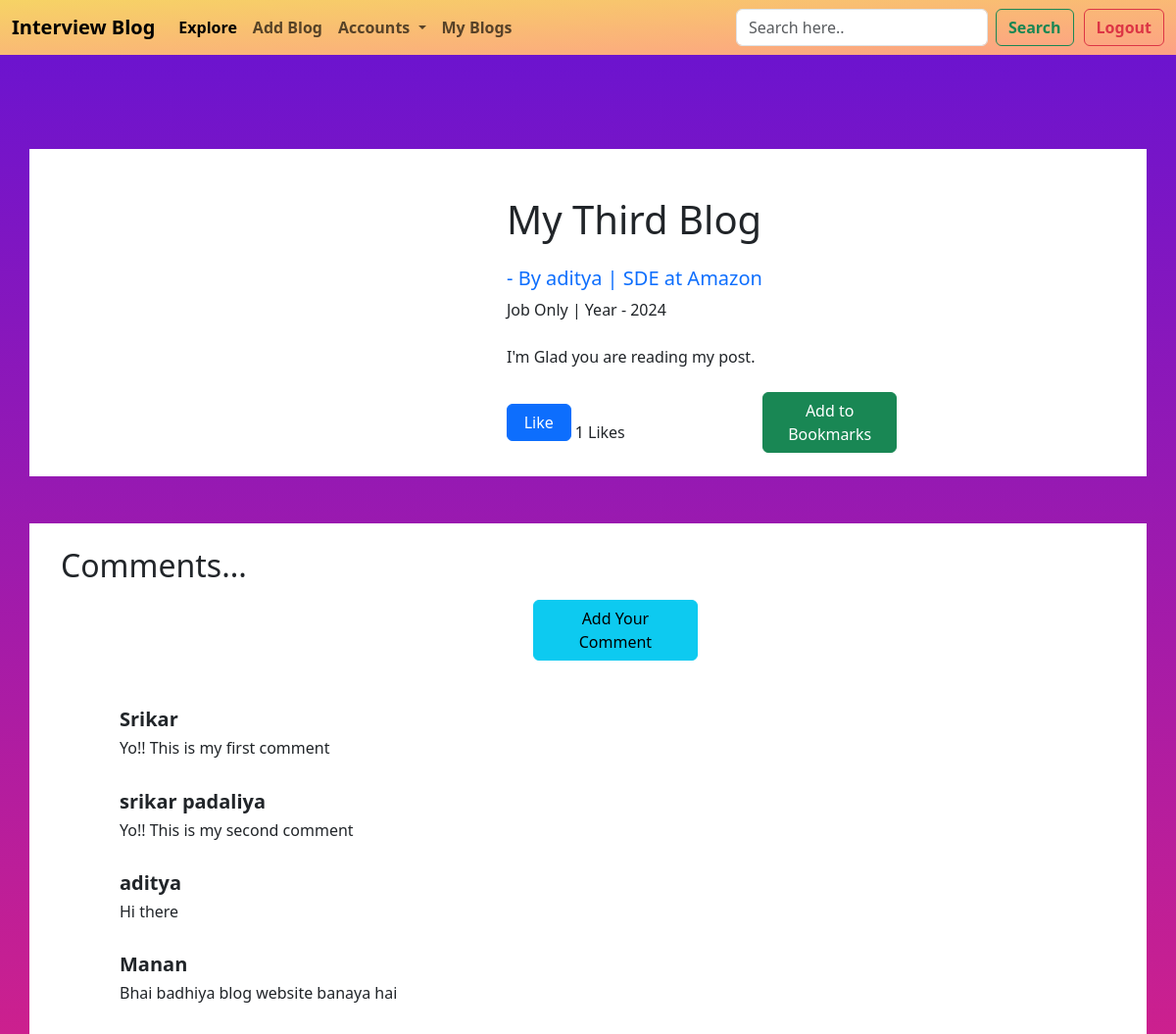
The app's page /viewpost/38 with its own data.
### BlogApp/models.py (models this page shows, shortened)
class BlogPost(models.Model):
    post_id = models.AutoField(primary_key=True)
    blog_title = models.CharField(max_length=100,default="Read my first post")
    blog_content = models.TextField(default="..")
    company_name = models.CharField(max_length=50,default="")
    CHOICES = (('Summer Internship','Summer Intership'),('Winter Internship Only','Winter Intership Only'),('Winter Internship & Job','Winter Internship & Job'),('Job Only','Job Only'))
    job_offer_type = models.CharField(max_length=100, choices=CHOICES, default="Job Only")
    job_profile = models.CharField(max_length=50,default="")
    year = models.IntegerField()
    author = models.ForeignKey(User,on_delete=models.CASCADE,blank=True,null=True)
    bookmarks = models.ManyToManyField(User, default=None, blank=True, related_name='bookmarks')
    likes = models.ManyToManyField(User, default=None, blank=True, related_name='likes')
    def total_likes(self):
        return self.likes.count()

class Comment(models.Model):
    postcomments = models.ForeignKey(BlogPost, on_delete=models.CASCADE, related_name='postcomments', default=None)
    name = models.CharField(max_length=50)
    body = models.TextField()

### BlogApp/views.py (the view)
# urls.py: path('viewpost/<int:pid>', views.viewpost, name="viewpost"),
def viewpost(request,pid):
    post=BlogPost.objects.get(post_id=pid)
    comments = Comment.objects.all()
    targetcomments =[]
    for i in comments:
        if i.postcomments.post_id==pid:
            targetcomments.append(i)
    liked_post = get_object_or_404(BlogPost, post_id=pid)
    total_likes = liked_post.total_likes()
    liked=False
    if liked_post.likes.filter(id=request.user.id).exists():
        liked=True
    bookmarked_post = get_object_or_404(BlogPost, post_id=pid)
    bookmarked=False
    if bookmarked_post.bookmarks.filter(id=request.user.id).exists():
        bookmarked=True
    params = {'post':post, 'targetcomments' : targetcomments, 'total_likes' : total_likes, 'liked' : liked, 'bookmarked' : bookmarked}
    return render(request,'viewpost.html',params)

### BlogApp/templates/viewpost.html (shortened to what this page needs)
<!doctype html>
<html lang="en">
  <head>
    <link href="https://cdn.jsdelivr.net/npm/bootstrap@5.3.0-alpha1/dist/css/bootstrap.min.css" rel="stylesheet">
  </head>
  <body>
    <nav class="navbar navbar-expand-lg" style=" background: linear-gradient(to right bottom, rgba(246, 211, 101, 1), rgba(253, 160, 133, 1)); ">
        <div class="container-fluid">
          <a class="navbar-brand" href="#" style=" font-weight:bold;">Interview Blog</a>
          <div class="collapse navbar-collapse" id="navbarSupportedContent">
            <ul class="navbar-nav me-auto mb-2 mb-lg-0">
              <li class="nav-item">
                <a class="nav-link active " style=" font-weight:bold;" aria-current="page" href="{% url 'home' %}">Explore</a>
              </li>
              <li class="nav-item">
                <a class="nav-link" style=" font-weight:bold;" href="{% url 'addpost' %}">Add Blog</a>
              </li>
              <li class="nav-item dropdown">
                <a class="nav-link dropdown-toggle" style=" font-weight:bold;" href="#" role="button" data-bs-toggle="dropdown" aria-expanded="false">
                  Accounts
                </a>
              </li>
              <li class="nav-item">
                <a class="nav-link " style=" font-weight:bold;" href="{% url 'myblogs' %}">My Blogs</a>
              </li>
            </ul>
            <form class="d-flex" role="search" method="get" action="/search">
              <input class="form-control me-2" type="search" placeholder="Search here.." aria-label="Search" name="search" id="search">
              <button class="btn btn-outline-success" style=" font-weight:bold;" type="submit">Search</button>
            </form>
            <button class="btn btn-outline-danger" style=" font-weight:bold; margin-left: 10px;" type="submit">
                 <a class="nav-link" style=" font-weight:bold;" href="{% url 'logout' %}">Logout</a>
            </button>
          </div>
        </div>
      </nav>
        <br><br><br>
          <div style="height: auto;">
        <div class="container my-4 bg-white">
          <div class="row featurette d-flex justify-content-center align-items-center">
              <div class="col-md-6 order-md-2">
                <h1 class="featurette-heading fw-normal lh-2 mt-5 mb-4">{{post.blog_title}}</h1>
                <h5><span class=" text-primary">- By {{post.author}} | {{post.job_profile}} at {{post.company_name}}</span></h5>
                <span>{{post.job_offer_type}} | Year - {{post.year}}</span>
                <br><br>
                <span class="mb-4" style=" display: inline-block;">{{post.blog_content}}</span>
                <br>
                {% if not liked %}
                <a href="/likes/{{post.post_id}}" class="btn btn-primary mb-4 " role="button" style="width: 12%;"> Like </a>
                {% else %}
                <a href="/likes/{{post.post_id}}" class="btn btn-danger mb-4 " role="button" style="width: 12%;"> Unlike </a>
                {% endif %}
                 {{total_likes}} Likes
                {% if not bookmarked %}
                <a href="/bookmarks/{{post.post_id}}" class=" btn btn-success mb-4" role="button" style="width: 25%;
                margin-left: 25%;">Add to Bookmarks</a>
                {% else %}
                <a href="/bookmarks/{{post.post_id}}" class=" btn btn-danger mb-4" role="button" style="width: 35%; margin-left: 25%;">Remove from Bookmarks</a>
                {% endif %}
                <br>
              </div>
              <div class="col-md-4 order-md-1">
              </div>
            </div>
      </div>
      <br>
      <div class="container bg-white">
        <br>
        <h2 style="margin-left: 20px;">Comments...</h2>
        {% if targetcomments|length > 0 %}
        <a href="/viewpost/{{post.post_id}}/addcomment" class=" btn btn-info mt-2" role="button" style="width: 15%; margin-left: 45%;">Add Your Comment </a>
        <br><br><br>
          {% for i in targetcomments %}
          <div>
            <h5 style="font-weight: bold; margin-left: 80px;">{{i.name}}</h5>
            <h6 style="margin-left: 80px;">{{i.body}}</h6>
            <br>
          </div>
            {% endfor %}
          {% else %}
        <span><br><h4>No comments yet!</h4><a href="/viewpost/{{post.post_id}}/addcomment" class=" btn btn-primary mt-2 mb-5" role="button" style="width: 15%;">Add Comments</a></span>
        {% endif %}
      </div>
    </div>
  </body>
</html>

### BlogApp/templates/viewpost.html (style rules this page uses)
body { background: linear-gradient(to top, #cc208e 0%, #6713d2 100%); }

### records on screen
BlogPost: blog_title "My Third Blog", author "aditya", job_profile "SDE", company_name "Amazon", job_offer_type "Job Only", year "2024", blog_content "I'm Glad you are reading my post."
Comment: name "Srikar", body "Yo!! This is my first comment"
Comment: name "srikar padaliya", body "Yo!! This is my second comment"
Comment: name "aditya", body "Hi there"
Comment: name "Manan", body "Bhai badhiya blog website banaya hai"

### other values on screen
{{ total_likes }} "1"
